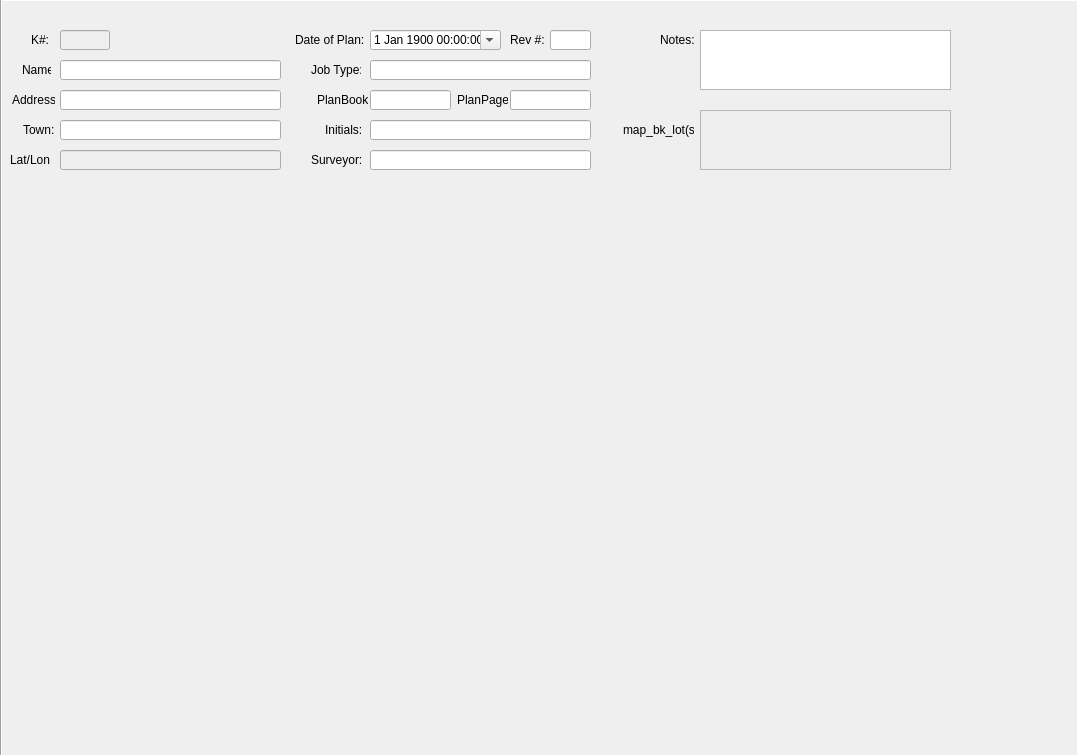
<?xml version="1.0" encoding="UTF-8"?>
<ui version="4.0">
 <class>la_plans</class>
 <widget class="QDialog" name="la_plans">
  <property name="geometry">
   <rect>
    <x>0</x>
    <y>0</y>
    <width>1077</width>
    <height>755</height>
   </rect>
  </property>
  <property name="windowTitle">
   <string> BRS_GIS Job DataViewer v1.0</string>
  </property>
  <property name="windowIcon">
   <iconset>
    <normaloff>:/images/pglogo.png</normaloff>:/images/pglogo.png</iconset>
  </property>
  <widget class="QLabel" name="background">
   <property name="geometry">
    <rect>
     <x>0</x>
     <y>-1</y>
     <width>1081</width>
     <height>761</height>
    </rect>
   </property>
   <property name="autoFillBackground">
    <bool>false</bool>
   </property>
   <property name="frameShape">
    <enum>QFrame::Box</enum>
   </property>
   <property name="frameShadow">
    <enum>QFrame::Sunken</enum>
   </property>
   <property name="text">
    <string/>
   </property>
   <property name="pixmap">
    <pixmap>images/haystack-rock-surf.jpg</pixmap>
   </property>
   <property name="scaledContents">
    <bool>true</bool>
   </property>
  </widget>
  <widget class="QLineEdit" name="k_no">
   <property name="enabled">
    <bool>false</bool>
   </property>
   <property name="geometry">
    <rect>
     <x>60</x>
     <y>30</y>
     <width>50</width>
     <height>20</height>
    </rect>
   </property>
  </widget>
  <widget class="QLabel" name="label">
   <property name="geometry">
    <rect>
     <x>31</x>
     <y>30</y>
     <width>19</width>
     <height>20</height>
    </rect>
   </property>
   <property name="text">
    <string>K#:</string>
   </property>
  </widget>
  <widget class="QLineEdit" name="rev_no">
   <property name="enabled">
    <bool>true</bool>
   </property>
   <property name="geometry">
    <rect>
     <x>550</x>
     <y>30</y>
     <width>41</width>
     <height>20</height>
    </rect>
   </property>
   <property name="text">
    <string/>
   </property>
  </widget>
  <widget class="QLabel" name="label_3">
   <property name="geometry">
    <rect>
     <x>510</x>
     <y>30</y>
     <width>41</width>
     <height>20</height>
    </rect>
   </property>
   <property name="text">
    <string>Rev #:</string>
   </property>
  </widget>
  <widget class="QLabel" name="label_7">
   <property name="geometry">
    <rect>
     <x>295</x>
     <y>30</y>
     <width>68</width>
     <height>20</height>
    </rect>
   </property>
   <property name="text">
    <string>Date of Plan:</string>
   </property>
  </widget>
  <widget class="QLabel" name="label_9">
   <property name="geometry">
    <rect>
     <x>325</x>
     <y>120</y>
     <width>41</width>
     <height>20</height>
    </rect>
   </property>
   <property name="text">
    <string>Initials:</string>
   </property>
  </widget>
  <widget class="QLineEdit" name="initials">
   <property name="geometry">
    <rect>
     <x>370</x>
     <y>120</y>
     <width>221</width>
     <height>20</height>
    </rect>
   </property>
   <property name="text">
    <string/>
   </property>
  </widget>
  <widget class="QLineEdit" name="address">
   <property name="geometry">
    <rect>
     <x>60</x>
     <y>90</y>
     <width>221</width>
     <height>20</height>
    </rect>
   </property>
   <property name="text">
    <string/>
   </property>
  </widget>
  <widget class="QLabel" name="label_12">
   <property name="geometry">
    <rect>
     <x>311</x>
     <y>150</y>
     <width>50</width>
     <height>20</height>
    </rect>
   </property>
   <property name="text">
    <string>Surveyor:</string>
   </property>
  </widget>
  <widget class="QLineEdit" name="town">
   <property name="geometry">
    <rect>
     <x>60</x>
     <y>120</y>
     <width>221</width>
     <height>20</height>
    </rect>
   </property>
   <property name="text">
    <string/>
   </property>
  </widget>
  <widget class="QLineEdit" name="job">
   <property name="geometry">
    <rect>
     <x>370</x>
     <y>60</y>
     <width>221</width>
     <height>20</height>
    </rect>
   </property>
   <property name="text">
    <string/>
   </property>
  </widget>
  <widget class="QLabel" name="label_5">
   <property name="geometry">
    <rect>
     <x>12</x>
     <y>90</y>
     <width>43</width>
     <height>20</height>
    </rect>
   </property>
   <property name="text">
    <string>Address:</string>
   </property>
  </widget>
  <widget class="QLineEdit" name="name">
   <property name="geometry">
    <rect>
     <x>60</x>
     <y>60</y>
     <width>221</width>
     <height>20</height>
    </rect>
   </property>
   <property name="text">
    <string/>
   </property>
  </widget>
  <widget class="QDateTimeEdit" name="date">
   <property name="geometry">
    <rect>
     <x>370</x>
     <y>30</y>
     <width>131</width>
     <height>20</height>
    </rect>
   </property>
   <property name="date">
    <date>
     <year>1900</year>
     <month>1</month>
     <day>1</day>
    </date>
   </property>
   <property name="calendarPopup">
    <bool>true</bool>
   </property>
  </widget>
  <widget class="QLabel" name="label_13">
   <property name="geometry">
    <rect>
     <x>317</x>
     <y>90</y>
     <width>51</width>
     <height>20</height>
    </rect>
   </property>
   <property name="autoFillBackground">
    <bool>false</bool>
   </property>
   <property name="text">
    <string>PlanBook:</string>
   </property>
  </widget>
  <widget class="QLineEdit" name="surveyor">
   <property name="geometry">
    <rect>
     <x>370</x>
     <y>150</y>
     <width>221</width>
     <height>20</height>
    </rect>
   </property>
   <property name="text">
    <string/>
   </property>
  </widget>
  <widget class="QLineEdit" name="planbook">
   <property name="geometry">
    <rect>
     <x>370</x>
     <y>90</y>
     <width>81</width>
     <height>20</height>
    </rect>
   </property>
   <property name="text">
    <string/>
   </property>
  </widget>
  <widget class="QLabel" name="label_6">
   <property name="geometry">
    <rect>
     <x>23</x>
     <y>120</y>
     <width>31</width>
     <height>20</height>
    </rect>
   </property>
   <property name="text">
    <string>Town:</string>
   </property>
  </widget>
  <widget class="QLabel" name="label_16">
   <property name="geometry">
    <rect>
     <x>660</x>
     <y>30</y>
     <width>41</width>
     <height>20</height>
    </rect>
   </property>
   <property name="text">
    <string>Notes:</string>
   </property>
  </widget>
  <widget class="QLabel" name="label_4">
   <property name="geometry">
    <rect>
     <x>22</x>
     <y>60</y>
     <width>29</width>
     <height>20</height>
    </rect>
   </property>
   <property name="text">
    <string>Name:</string>
   </property>
  </widget>
  <widget class="QLabel" name="label_8">
   <property name="geometry">
    <rect>
     <x>311</x>
     <y>60</y>
     <width>50</width>
     <height>20</height>
    </rect>
   </property>
   <property name="text">
    <string>Job Type:</string>
   </property>
  </widget>
  <widget class="QLabel" name="label_20">
   <property name="geometry">
    <rect>
     <x>623</x>
     <y>120</y>
     <width>71</width>
     <height>20</height>
    </rect>
   </property>
   <property name="text">
    <string>map_bk_lot(s):</string>
   </property>
  </widget>
  <widget class="QLineEdit" name="lat_lon">
   <property name="enabled">
    <bool>false</bool>
   </property>
   <property name="geometry">
    <rect>
     <x>60</x>
     <y>150</y>
     <width>221</width>
     <height>20</height>
    </rect>
   </property>
   <property name="text">
    <string/>
   </property>
  </widget>
  <widget class="QLabel" name="label_14">
   <property name="geometry">
    <rect>
     <x>10</x>
     <y>150</y>
     <width>41</width>
     <height>20</height>
    </rect>
   </property>
   <property name="text">
    <string>Lat/Lon:</string>
   </property>
  </widget>
  <widget class="QLineEdit" name="planpage">
   <property name="geometry">
    <rect>
     <x>510</x>
     <y>90</y>
     <width>81</width>
     <height>20</height>
    </rect>
   </property>
   <property name="text">
    <string/>
   </property>
  </widget>
  <widget class="QLabel" name="label_15">
   <property name="geometry">
    <rect>
     <x>457</x>
     <y>90</y>
     <width>51</width>
     <height>20</height>
    </rect>
   </property>
   <property name="autoFillBackground">
    <bool>false</bool>
   </property>
   <property name="text">
    <string>PlanPage:</string>
   </property>
  </widget>
  <widget class="QTextEdit" name="map_bk_lot">
   <property name="enabled">
    <bool>false</bool>
   </property>
   <property name="geometry">
    <rect>
     <x>700</x>
     <y>110</y>
     <width>251</width>
     <height>60</height>
    </rect>
   </property>
  </widget>
  <widget class="QTextEdit" name="notes">
   <property name="geometry">
    <rect>
     <x>700</x>
     <y>30</y>
     <width>251</width>
     <height>60</height>
    </rect>
   </property>
  </widget>
 </widget>
 <tabstops>
  <tabstop>date</tabstop>
  <tabstop>rev_no</tabstop>
  <tabstop>name</tabstop>
  <tabstop>address</tabstop>
  <tabstop>town</tabstop>
  <tabstop>job</tabstop>
  <tabstop>planbook</tabstop>
  <tabstop>planpage</tabstop>
  <tabstop>initials</tabstop>
  <tabstop>surveyor</tabstop>
  <tabstop>notes</tabstop>
  <tabstop>map_bk_lot</tabstop>
  <tabstop>lat_lon</tabstop>
  <tabstop>k_no</tabstop>
 </tabstops>
 <resources>
  <include location="C:/BRS_GIS/!QT/DEV/login_wip/login_resources.qrc"/>
 </resources>
 <connections/>
</ui>
